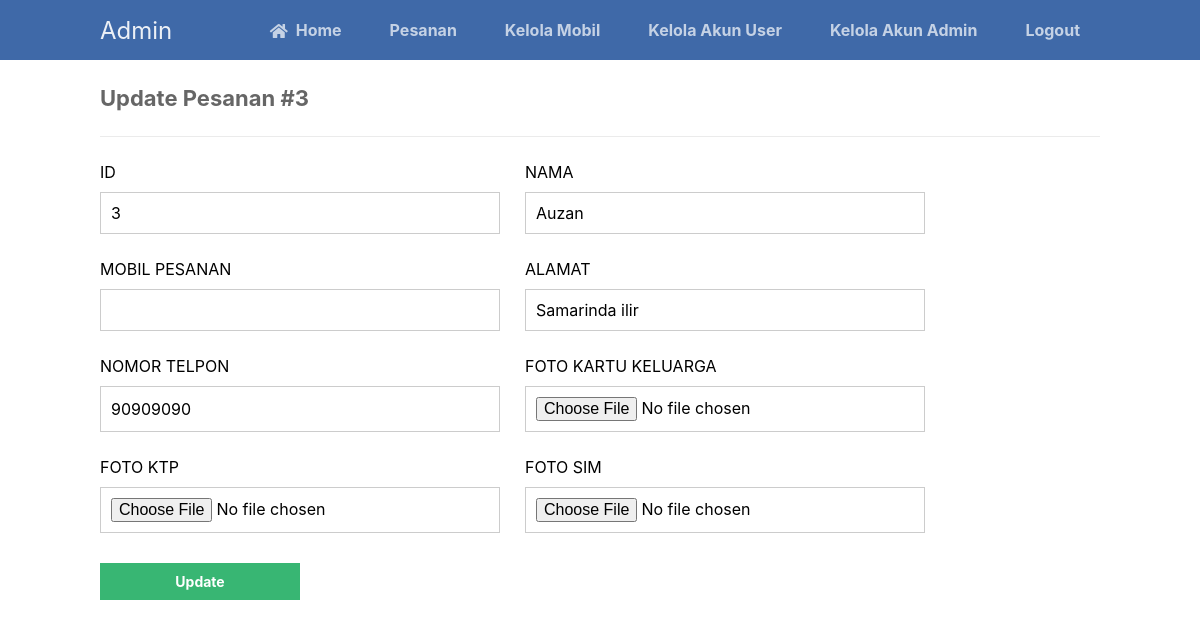
The page /update.php?id=3 on the database its author committed.
### tables this page shows
CREATE TABLE `mobil` (
  `id` int(255) NOT NULL,
  `name` varchar(255) NOT NULL,
  `pesan` varchar(255) NOT NULL,
  `alamat` varchar(255) NOT NULL,
  `telpon` varchar(255) NOT NULL,
  `fotokk` varchar(255) NOT NULL,
  `fotoktp` varchar(225) NOT NULL,
  `fotosim` varchar(225) NOT NULL,
  `time` varchar(255) NOT NULL
);

### update.php (the view, shortened to what this page needs)
<?php
include 'functions.php';
$pdo = pdo_connect_mysql();
if (isset($_GET['id'])) {
    $stmt = $pdo->prepare('SELECT * FROM mobil WHERE id = ?');
    $stmt->execute([$_GET['id']]);
    $contact = $stmt->fetch(PDO::FETCH_ASSOC);
} else {
    exit('No ID specified!');
}
?>
<?=template_header('Read')?>
<div class="content update">
	<h2>Update Pesanan #<?=$contact['id']?></h2>
    <form action="update.php?id=<?=$contact['id']?>" method="post">
        <label for="id">ID</label>
        <label for="name">NAMA</label>
        <input type="text" name="id" value="<?=$contact['id']?>" id="id">
        <input type="text" name="name" value="<?=$contact['name']?>" id="name">
        <label for="pesan">MOBIL PESANAN</label>
        <label for="alamat">ALAMAT</label>
        <input type="text" name="pesan" value="<?=$contact['pesan']?>" id="pesan">
        <input type="text" name="alamat" value="<?=$contact['alamat']?>" id="alamat">
        <label for="telpon">NOMOR TELPON</label>
        <label for="fotokk">FOTO KARTU KELUARGA</label>
        <input type="text" name="telpon" value="<?=$contact['telpon']?>" id="telpon">
        <input type="file" name="fotokk" value="<?=$contact['fotokk']?>" id="fotokk">
        <label for="fotoktp">FOTO KTP</label>
        <label for="fotosim">FOTO SIM</label>
        <input type="file" name="fotoktp" value="<?=$contact['fotoktp']?>" id="fotoktp">
        <input type="file" name="fotosim" value="<?=$contact['fotosim']?>" id="fotosim">
        <input type="submit" value="Update">
    </form>
</div>
<?=template_footer()?>

### style9.css (style rules this page uses)
* { box-sizing: border-box; font-family: -apple-system, BlinkMacSystemFont, "segoe ui", roboto, oxygen, ubuntu, cantarell, "fira sans", "droid sans", "helvetica neue", Arial, sans-serif; font-size: 16px; -webkit-font-smoothing: antialiased; -moz-osx-font-smoothing: grayscale; }
body { background-color: #FFFFFF; margin: 0; }
.content { width: 1000px; margin: 0 auto; }
.content h2 { margin: 0; padding: 25px 0; font-size: 22px; border-bottom: 1px solid #ebebeb; color: #666666; }
.update form { padding: 15px 0; display: flex; flex-flow: wrap; }
.update form label { display: inline-flex; width: 400px; padding: 10px 0; margin-right: 25px; }
.update form input { padding: 10px; width: 400px; margin-right: 25px; margin-bottom: 15px; border: 1px solid #cccccc; }
.update form input[type="submit"] { display: block; background-color: #38b673; border: 0; font-weight: bold; font-size: 14px; color: #FFFFFF; cursor: pointer; width: 200px; margin-top: 15px; }

### rows shown on the page
mobil: id "3", name "Auzan", alamat "Samarinda ilir", telpon "90909090"
